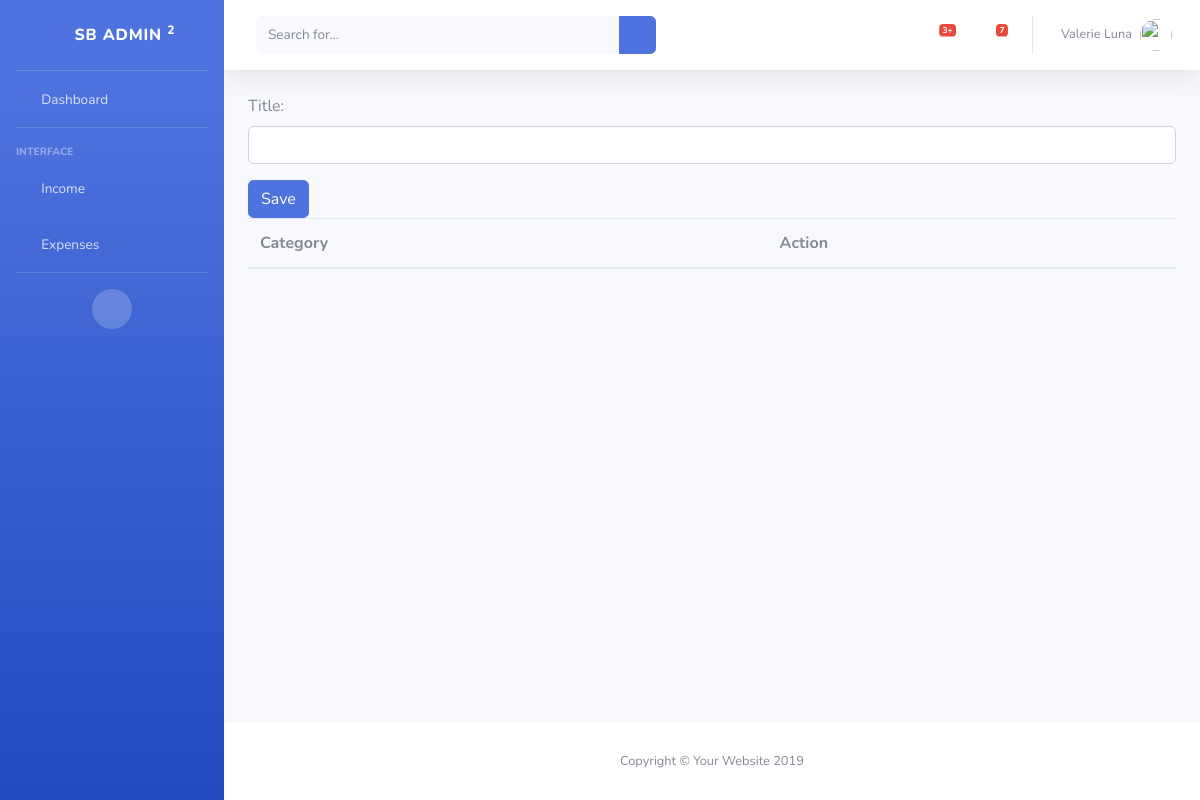
Before: /expenses/category/ (signed in) with the older database file.
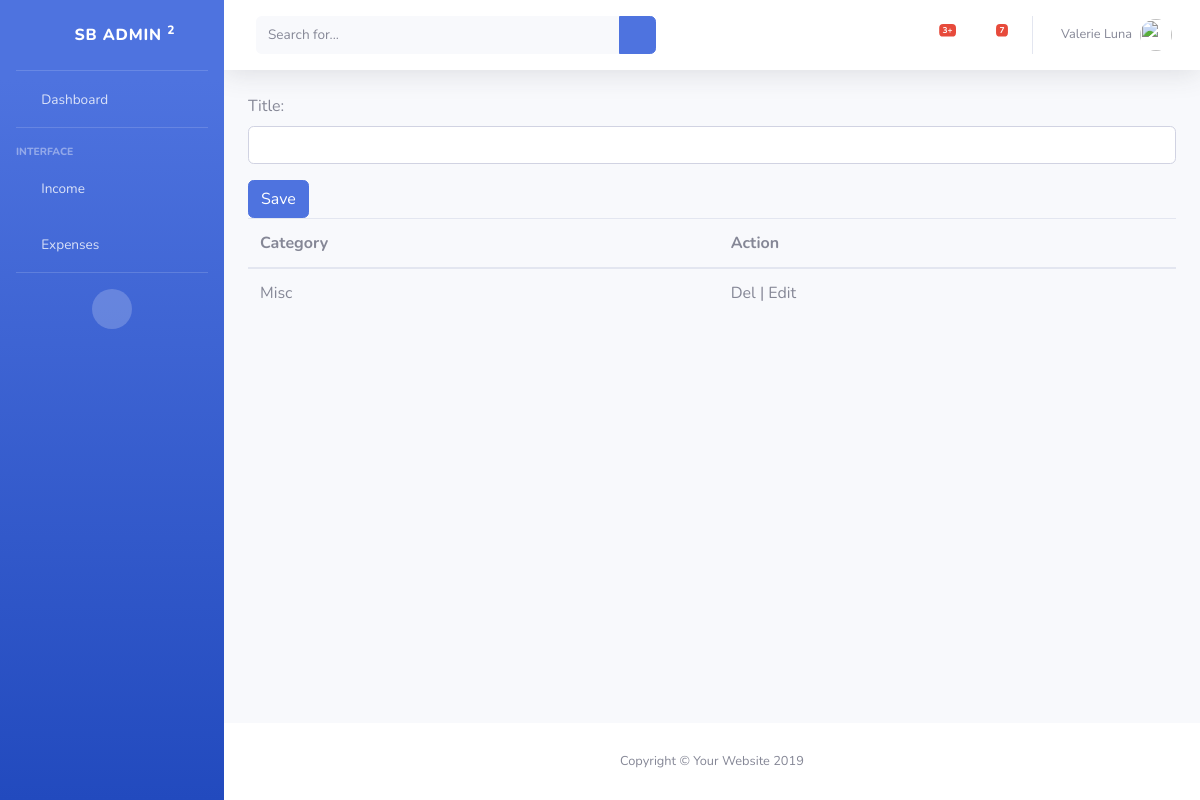
After: the same page with the newer database file.
### expenses/models.py (models this page shows, shortened)
class ExpensesCategory(Category):
    class Meta:
        db_table = 'expenses_category'

### expenses/views.py (the view, shortened to what this page needs)
# urls.py: path('category/',ExpensesCategoryView.as_view(),name='expenses_category'),
class ExpensesCategoryView(View):
    template_name = 'expenses_category.html'
    def get(self,request):
        context = {
            'form': ExpensesCategoryForm(),
            'category': ExpensesCategory.objects.filter(user_id=request.user.id)
        }
        return render(request,self.template_name,context)

### expenses/forms.py
class ExpensesCategoryForm(forms.ModelForm):
    title = forms.CharField(widget=forms.TextInput(attrs={'class':'form-control'}))
    class Meta:
        model = ExpensesCategory
        fields = ['title',]

### templates/expenses_category.html (shortened to what this page needs)
{% extends 'master/master.html' %}
 {% block 'sidebar' %}
  {% include 'component/sidebar.html' %}
 {% endblock %}
 {% block 'navbar' %}
  {% include 'component/nav.html' %}
 {% endblock %}
 {% block 'footer' %}
{% include 'component/footer.html' %}
 {% endblock %}
{% block 'body' %}
 <form method="post">
      {{form.as_p}}
      <button type="submit" class="btn btn-primary">Save</button>
  </form>
<table class="table">
    <thead>
     <th>Category</th>
    <th>Action</th>
    </thead>
    {% for c in category %}
        <tr>
            <td>{{c.title}}</td>
            <td>Del | Edit </td>
        </tr>
     {% endfor %}
</table>
{% endblock %}

Changed rows visible on the page:
added ExpensesCategory: title "Misc"
